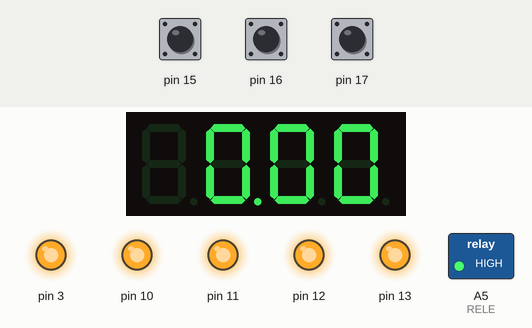
Recording of a sketch running on a simulated Arduino Uno, built with avr-gcc and run on an emulated ATmega328P. Parts: 4-digit seven-segment display, switched loads named in the sketch (green lamp = pin HIGH), output pins drawn as LEDs (lit = HIGH). The test bench sets the inputs (shaded band); at power-on: pin 15 HIGH, pin 16 HIGH, pin 17 HIGH.

Above: at 1.2 s.
1.3 s: pin 15 pulled LOW for 0.15 s
At 2.1 s:
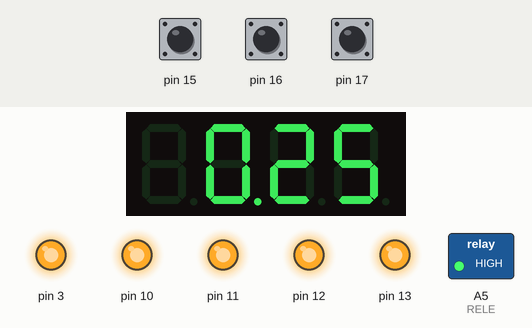
2.9 s: pin 15 pulled LOW for 1 s
At 3.4 s:
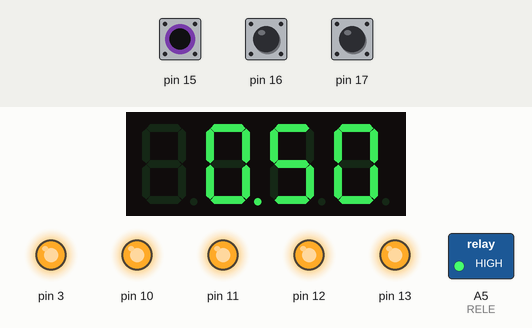
5.4 s: pin 15 pulsed LOW 2 times (0.12 s each, 0.3 s apart)
At 6.1 s:
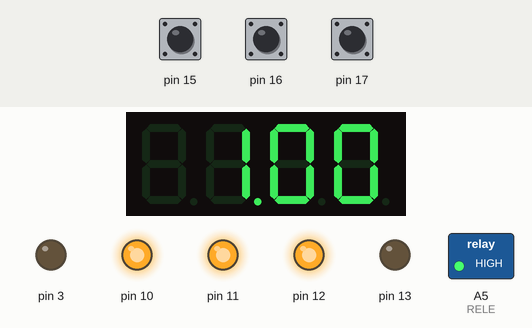
Timing chart, 0 to 9.4 s (numbered marks = the images above; inputs shaded):
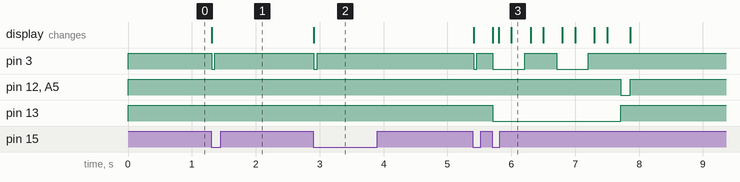

Measured:
- after the input at 1.3 s, pin 3: HIGH → LOW at once, → HIGH 0.05 s later; the display: changes at once (image 1)
- after the input at 2.9 s, pin 3: HIGH → LOW at once, → HIGH 0.05 s later; the display: changes at once (image 2)
- after the input at 5.4 s, pin 3: goes LOW 0.05 s, HIGH 0.25 s, LOW 0.50 s, HIGH 0.50 s, LOW 0.49 s, then HIGH, starting at once; pin 12, A5 (RELE): HIGH → LOW after 2.3 s, → HIGH 0.15 s later; pin 13: HIGH → LOW after 0.31 s, → HIGH 2.0 s later; the display: first changes at once (image 3 shows a later state)

The sketch:

Multi-moedeiro.ino
```cpp
//Multi-Moedeiro (R$ 1,00)

#include <TimerOne.h>
#include <Wire.h>
#include <MultiFuncShield.h>

#define RELE A5

uint16_t counter = 2;
float valor = 0;
uint32_t t;

void setup() {
  Serial.begin(9600);
  Timer1.initialize();
  MFS.initialize(&Timer1);

  pinMode(RELE, OUTPUT);
  digitalWrite(RELE, HIGH);
}


void loop() {

  MFS.write(valor, 2);

  byte btn = MFS.getButton();

  if (btn)
  {
    byte buttonNumber = btn & B00111111;
    byte buttonAction = btn & B11000000;

    if (buttonAction == BUTTON_PRESSED_IND && buttonNumber == 1)  //Moeda
    {
      MFS.beep(5, 5, 1);
      valor += 0.25;
      counter = 2;
    }
  }

   if(valor >= 1){
      if (millis() - t >= 1000)
  {

    t = millis();

    if (counter > 0)
    {
      counter--;
      MFS.blinkDisplay(DIGIT_ALL, ON);
      MFS.writeLeds(LED_1, ON);
      MFS.beep(50, 50, 1);
    }
    else
    {
      MFS.writeLeds(LED_1, OFF);
      MFS.blinkDisplay(DIGIT_ALL, OFF);
      counter = 2;
      valor -= 1;
      MFS.writeLeds(LED_2, ON);
      digitalWrite(RELE, LOW);
      delay(150);
      digitalWrite(RELE, HIGH);
      MFS.writeLeds(LED_2, OFF);
    }
   }
}
}
```
